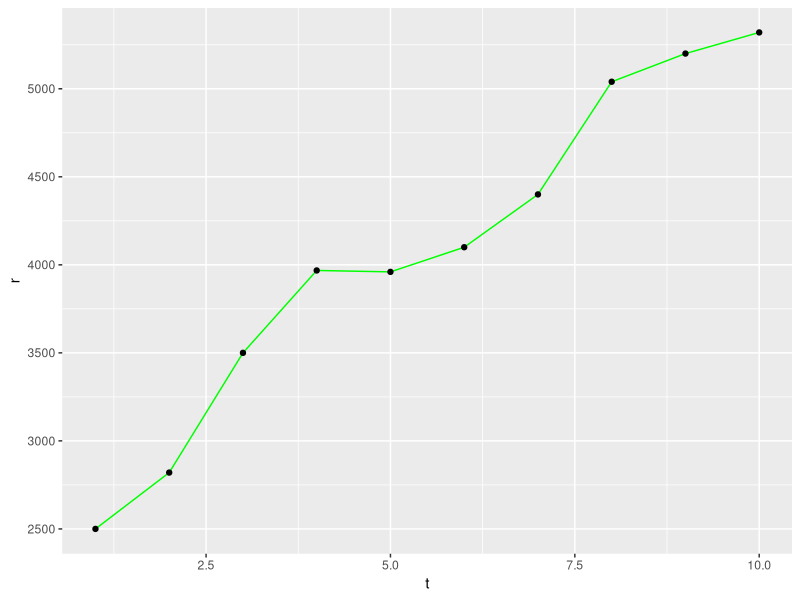
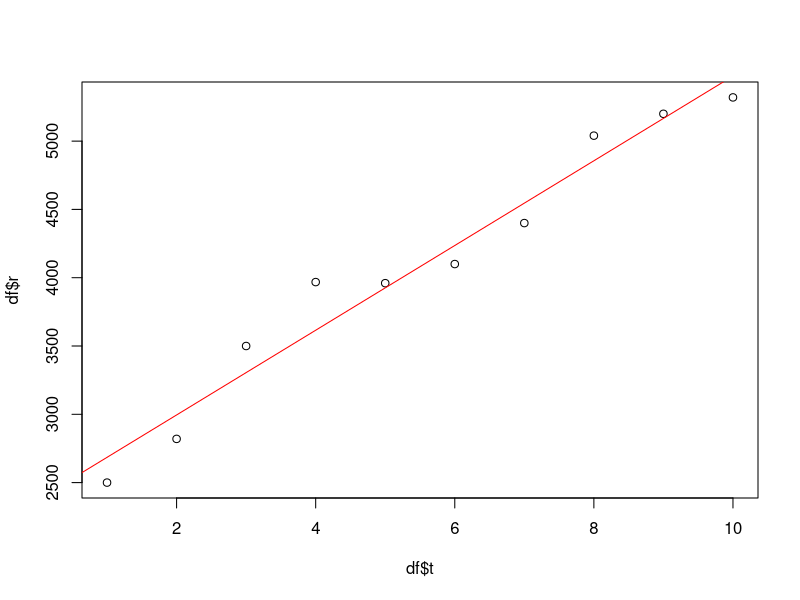
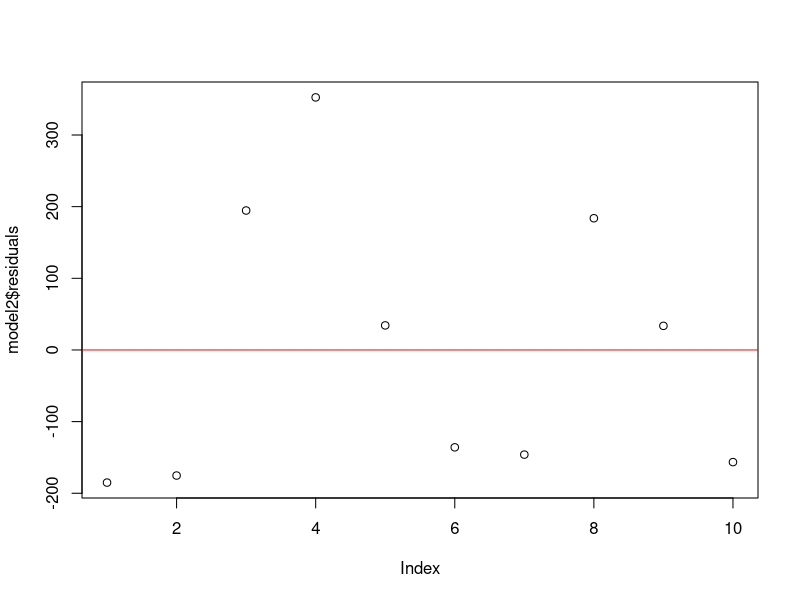

These figures' R source, in order:
## ---- chunk 1
knitr::opts_chunk$set(echo = TRUE)
## ---- chunk 2
library(tidyverse)
library(knitr)

t <- seq(10)
x <- seq(10, 28, 2)
y <- c(250, 235, 250, 248, 220, 205, 200, 210, 200, 190)

df = tibble(t,x,y)

df <- df %>% 
  mutate(r = x*y)

df
## ---- chunk 3
sm = summary(df)
sm
kable(sm, caption='teste')

df %>%
  summarise(n = n(),
            min = min(r),
            max = max(r),
            Q1 = quantile(r, 0.25),
            Q2 = quantile(r, 0.5),
            Q3 = quantile(r, 0.75),
            media = mean(r),
            sd = sd(r)) |> 
  kable(caption='Estatística descritiva para a Renda')
## ---- chunk 4
df %>% 
  ggplot(aes(x=t, y=r))+
  geom_line(col='green')+
  geom_point()
## ---- chunk 5
summary(df)
## ---- chunk 6
model2 <- lm(r~t, data=df)
model2$coefficients
## ---- chunk 7
plot(df$t, df$r)
abline(model2$coefficients, col='red')
## ---- chunk 8
plot(model2$residuals)
abline(0,0,col='red')
## ---- chunk 9
summary(model2)
confint(model2, level = 0.95)
